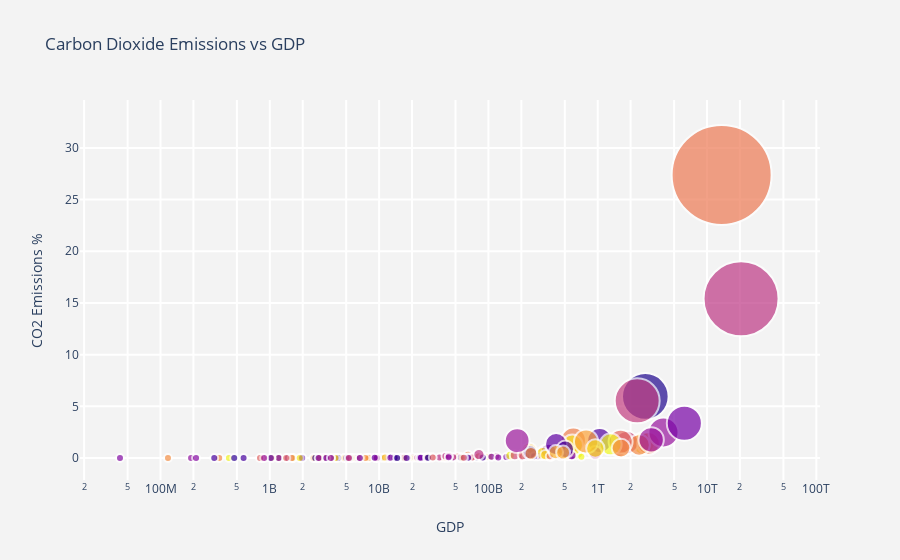

The notebook cell this image was saved under:
### Markdown cell above
# CO2 Emissions versus GDP

### Code cell
import pandas as pd
import numpy as np
import matplotlib.pyplot as plt
import wbdata
import plotly.graph_objects as go
import random
import datetime

# Define datasets to retrieve from the World Bank API
indicators = {'EN.ATM.CO2E.KT':'CO2 Emissions', 'NY.GDP.MKTP.CD':'GDP', 'SP.POP.TOTL':'Population' }

# Build Country List
countries = wbdata.get_country(display=False)  

country_list = []
country_names = []
color_list = []
i = 0

for country in countries:
    if country['region']['value'] != 'Aggregates':
        country_list.append(country['id'])
        country_names.append(country['name'])
        color_list.append(random.randint(1,255))
        
country_df = pd.DataFrame(country_list)

# Retrieve World Bank data
data = wbdata.get_dataframe(indicators,country=country_list,data_date=False,convert_date=False,keep_levels=True) 

# Aggregate the data by Country
last_df = pd.DataFrame(data.groupby(['country']).agg(
    {
        'CO2 Emissions':'max',
        'GDP':'max',
        'Population':'max'  
    })).reset_index()


last_df['Global CO2 %'] = (last_df['CO2 Emissions']/last_df['CO2 Emissions'].sum())*100

sorted_df = last_df.sort_values(by=['Global CO2 %'], ascending=False).reset_index()

# Filter out bad data (report later)
last_df = last_df.dropna()

# Build the Bubble Chart
area = 500
x = last_df['GDP']
y = last_df['Global CO2 %']
z = last_df['CO2 Emissions']

sizeref = 2.*max(z)/(100**2)

fig = go.Figure()

hover_text = []
name_list = []
for index, row in last_df.iterrows():

    hover_text.append(('Country: {country}<br>'+
                      'CO2 (kt): {CO2:,.6f}<br>'+
                      'CO2 (%): {CO2PCT:,.2f}<br>'+
                      'CO2 per capita (kt): {CO2PPP:,.6f}<br>'+
                      'GDP per capita ($): {gdp:,.0f}<br>'+
                      'Population: {pop:,.0f}<br>').format(country=row['country'],
                                            CO2=row['CO2 Emissions'],
                                            CO2PCT=row['Global CO2 %'],
                                            CO2PPP=row['CO2 Emissions']/row['Population'],
                                            gdp=row['GDP'],
                                            pop=row['Population']))

# Create figure
fig = go.Figure(data=[go.Scatter(
    x=x, y=y,
    mode='markers',
    text=hover_text,
    marker=dict(
        color=color_list,
        size=z,
        sizemode='area',
        sizeref=sizeref,
        sizemin=4)
)])

# Tune marker appearance and layout
fig.update_traces(mode='markers', marker=dict(sizemode='area',
                                              sizeref=sizeref, line_width=2))

fig.update_layout(
    title='Carbon Dioxide Emissions vs GDP',
    showlegend=False,
    xaxis=dict(
        title='GDP',
        gridcolor='white',
        type='log',
        gridwidth=2,
    ),
    yaxis=dict(
        title='CO2 Emissions %',
        gridcolor='white',
        gridwidth=2,
    ),
    paper_bgcolor='rgb(243, 243, 243)',
    plot_bgcolor='rgb(243, 243, 243)',
)
fig.show()


# Save Figure
fig.write_image("CO2vsGDP.png")

### Figure 1 — Plotly figure (JSON) as saved in the notebook; plotly's stock layout.template omitted (floating-point values rounded to 4 significant figures; data arrays with more than 128 entries replaced by an {"elided": "..."} marker saying what was removed)
{"data": [{"marker": {"color": {"elided": "218 int values"}, "line": {"width": 2}, "size": {"elided": "202 float values"}, "sizemin": 4, "sizemode": "area", "sizeref": 2058.0}, "mode": "markers", "text": {"elided": "202 str values"}, "type": "scatter", "x": {"elided": "202 float values"}, "y": {"elided": "202 float values"}}], "layout": {"paper_bgcolor": "rgb(243, 243, 243)", "plot_bgcolor": "rgb(243, 243, 243)", "showlegend": false, "title": {"text": "Carbon Dioxide Emissions vs GDP"}, "xaxis": {"gridcolor": "white", "gridwidth": 2, "title": {"text": "GDP"}, "type": "log"}, "yaxis": {"gridcolor": "white", "gridwidth": 2, "title": {"text": "CO2 Emissions %"}}}}
